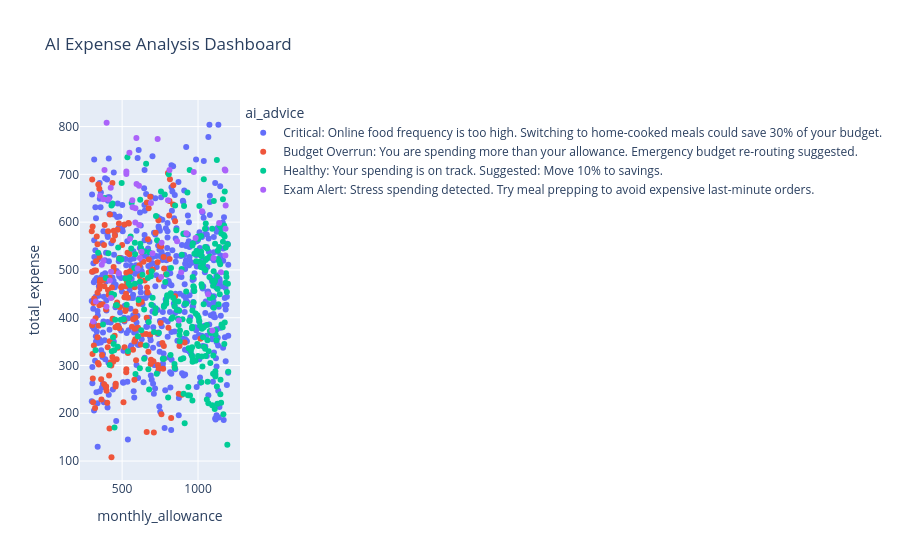

The cell this chart's notebook holds for it:
### Code cell
import pandas as pd
import numpy as np
import plotly.express as px
from sklearn.ensemble import RandomForestRegressor
import joblib

# 1. Load our data
df = pd.read_csv('data/student_expenses.csv')

# 2. THE HIGH-LEVEL LOGIC: The "Prescriptive" Advice Engine
def generate_advice(row):
    if row['online_food_freq'] > 12:
        return "Critical: Online food frequency is too high. Switching to home-cooked meals could save 30% of your budget."
    elif row['exam_month'] == 1 and row['food_exp'] > 200:
        return "Exam Alert: Stress spending detected. Try meal prepping to avoid expensive last-minute orders."
    elif row['prev_month_expense'] > row['monthly_allowance']:
        return "Budget Overrun: You are spending more than your allowance. Emergency budget re-routing suggested."
    else:
        return "Healthy: Your spending is on track. Suggested: Move 10% to savings."

# Apply the AI logic
df['ai_advice'] = df.apply(generate_advice, axis=1)

# 3. VISUALIZATION (This makes it look high-level)
fig = px.scatter(df, x="monthly_allowance", y="total_expense", 
                 color="ai_advice", title="AI Expense Analysis Dashboard",
                 hover_data=['student_type', 'online_food_freq'])
fig.show()

print("✅ Analysis Complete. Visual Dashboard Generated.")

### Figure 1 — Plotly figure (JSON) as saved in the notebook; plotly's stock layout.template omitted (floating-point values rounded to 4 significant figures; data arrays with more than 128 entries replaced by an {"elided": "..."} marker saying what was removed)
{"data": [{"customdata": {"elided": "503x2 mixed values"}, "hovertemplate": "ai_advice=Critical: Online food frequency is too high. Switching to home-cooked meals could save 30% of your budget.<br>monthly_allowance=%{x}<br>total_expense=%{y}<br>student_type=%{customdata[0]}<br>online_food_freq=%{customdata[1]}<extra></extra>", "legendgroup": "Critical: Online food frequency is too high. Switching to home-cooked meals could save 30% of your budget.", "marker": {"color": "#636efa", "symbol": "circle"}, "mode": "markers", "name": "Critical: Online food frequency is too high. Switching to home-cooked meals could save 30% of your budget.", "orientation": "v", "showlegend": true, "type": "scatter", "x": {"elided": "503 int values"}, "xaxis": "x", "y": {"elided": "503 int values"}, "yaxis": "y"}, {"customdata": {"elided": "182x2 mixed values"}, "hovertemplate": "ai_advice=Budget Overrun: You are spending more than your allowance. Emergency budget re-routing suggested.<br>monthly_allowance=%{x}<br>total_expense=%{y}<br>student_type=%{customdata[0]}<br>online_food_freq=%{customdata[1]}<extra></extra>", "legendgroup": "Budget Overrun: You are spending more than your allowance. Emergency budget re-routing suggested.", "marker": {"color": "#EF553B", "symbol": "circle"}, "mode": "markers", "name": "Budget Overrun: You are spending more than your allowance. Emergency budget re-routing suggested.", "orientation": "v", "showlegend": true, "type": "scatter", "x": {"elided": "182 int values"}, "xaxis": "x", "y": {"elided": "182 int values"}, "yaxis": "y"}, {"customdata": {"elided": "261x2 mixed values"}, "hovertemplate": "ai_advice=Healthy: Your spending is on track. Suggested: Move 10% to savings.<br>monthly_allowance=%{x}<br>total_expense=%{y}<br>student_type=%{customdata[0]}<br>online_food_freq=%{customdata[1]}<extra></extra>", "legendgroup": "Healthy: Your spending is on track. Suggested: Move 10% to savings.", "marker": {"color": "#00cc96", "symbol": "circle"}, "mode": "markers", "name": "Healthy: Your spending is on track. Suggested: Move 10% to savings.", "orientation": "v", "showlegend": true, "type": "scatter", "x": {"elided": "261 int values"}, "xaxis": "x", "y": {"elided": "261 int values"}, "yaxis": "y"}, {"customdata": [["Hosteller", 10], ["Day Scholar", 8], ["Day Scholar", 0], ["Hosteller", 4], ["Day Scholar", 1], ["Hosteller", 2], ["Day Scholar", 10], ["Day Scholar", 11], ["Day Scholar", 10], ["Day Scholar", 3], ["Hosteller", 6], ["Day Scholar", 1], ["Day Scholar", 3], ["Hosteller", 11], ["Day Scholar", 12], ["Hosteller", 9], ["Hosteller", 5], ["Hosteller", 4], ["Hosteller", 2], ["Day Scholar", 3], ["Day Scholar", 10], ["Day Scholar", 7], ["Day Scholar", 2], ["Day Scholar", 7], ["Day Scholar", 8], ["Day Scholar", 1], ["Hosteller", 9], ["Day Scholar", 3], ["Hosteller", 11], ["Hosteller", 10], ["Hosteller", 7], ["Day Scholar", 12], ["Day Scholar", 10], ["Day Scholar", 7], ["Day Scholar", 12], ["Day Scholar", 10], ["Day Scholar", 10], ["Hosteller", 9], ["Day Scholar", 0], ["Day Scholar", 2], ["Day Scholar", 5], ["Hosteller", 8], ["Hosteller", 11], ["Hosteller", 6], ["Day Scholar", 11], ["Day Scholar", 2], ["Hosteller", 7], ["Day Scholar", 11], ["Day Scholar", 7], ["Day Scholar", 4], ["Hosteller", 2], ["Day Scholar", 5], ["Day Scholar", 12], ["Day Scholar", 12]], "hovertemplate": "ai_advice=Exam Alert: Stress spending detected. Try meal prepping to avoid expensive last-minute orders.<br>monthly_allowance=%{x}<br>total_expense=%{y}<br>student_type=%{customdata[0]}<br>online_food_freq=%{customdata[1]}<extra></extra>", "legendgroup": "Exam Alert: Stress spending detected. Try meal prepping to avoid expensive last-minute orders.", "marker": {"color": "#ab63fa", "symbol": "circle"}, "mode": "markers", "name": "Exam Alert: Stress spending detected. Try meal prepping to avoid expensive last-minute orders.", "orientation": "v", "showlegend": true, "type": "scatter", "x": [760, 552, 309, 1094, 398, 384, 377, 1180, 567, 700, 923, 602, 397, 548, 862, 1151, 425, 812, 355, 377, 611, 1182, 327, 366, 410, 802, 528, 1180, 972, 628, 617, 595, 569, 594, 690, 588, 1176, 874, 478, 1181, 889, 757, 612, 1066, 419, 427, 1026, 427, 984, 1102, 528, 734, 587, 1139], "xaxis": "x", "y": [557, 565, 392, 373, 808, 709, 519, 708, 646, 535, 577, 503, 423, 745, 560, 495, 672, 709, 655, 648, 676, 635, 434, 511, 648, 646, 701, 530, 705, 538, 525, 680, 631, 776, 640, 629, 710, 394, 493, 586, 495, 485, 594, 449, 478, 496, 623, 441, 567, 525, 706, 774, 599, 598], "yaxis": "y"}], "layout": {"legend": {"title": {"text": "ai_advice"}, "tracegroupgap": 0}, "title": {"text": "AI Expense Analysis Dashboard"}, "xaxis": {"anchor": "y", "domain": [0, 1], "title": {"text": "monthly_allowance"}}, "yaxis": {"anchor": "x", "domain": [0, 1], "title": {"text": "total_expense"}}}}
